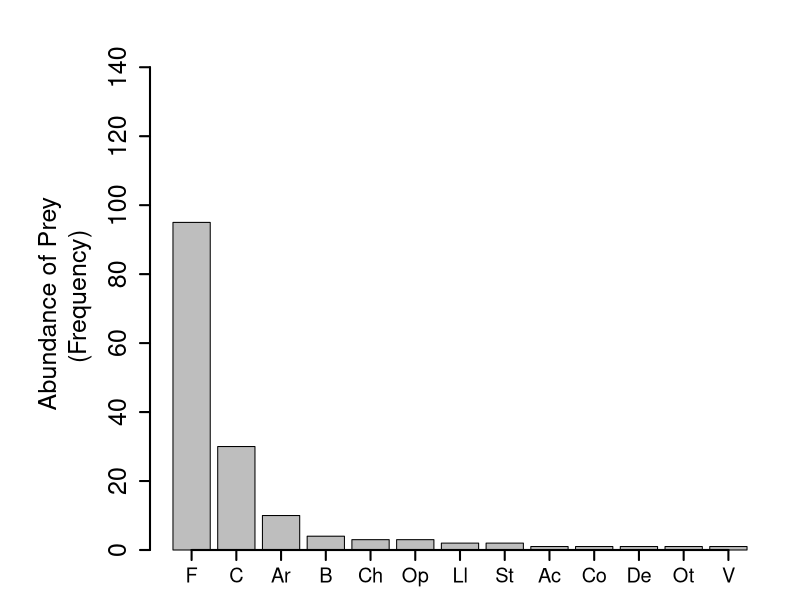
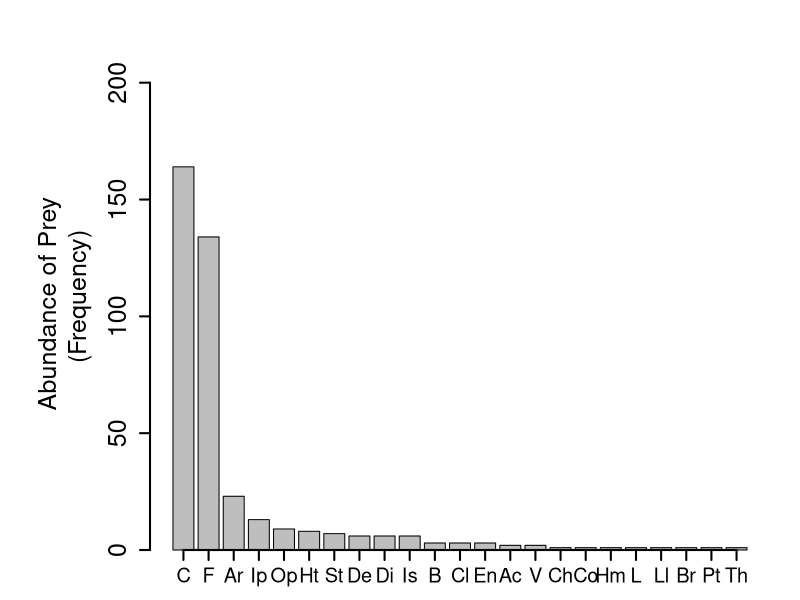
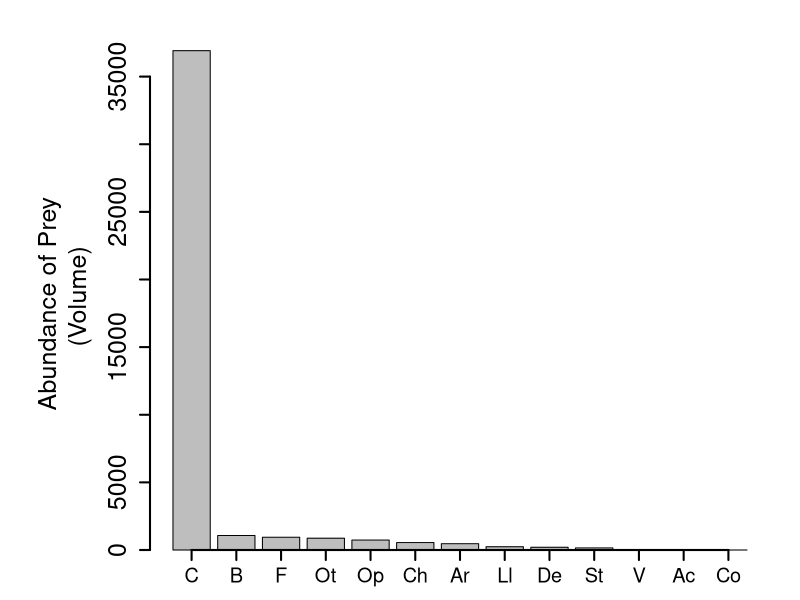
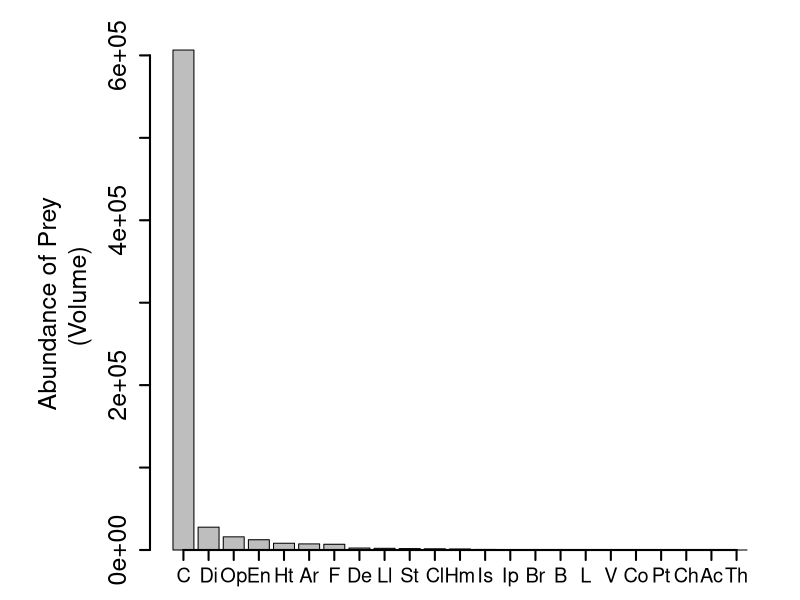

The R script that drew these images, in order: (Note: this script raises an error after producing the figures.)
###
### Calculating and Plotting the eligibility of predators
###-----------------------------------------------------------------------------
setwd("C:/Users/nunes/Documentos/Code/Projeto_IC") # Laptop
setwd("D:/Drive/Other computers/Meu laptop/Code/Projeto_IC") # PC
###-----------------------------------------------------------------------------
# Import the matrices and create a webs object
# A matrix as > higher trophic level species=anurans (columns) 
# and lower trophic level species=prey (rows).

# Read all the interaction network matrices into a list
links_eu_vol = t(as.matrix(read.csv("Diet_E_Vol_Xincomp.csv", header = T, row.names = 1)))
links_mt_vol = t(as.matrix(read.csv("Diet_M_Vol_Xincomp.csv", header = T, row.names = 1)))
links_eu_freq = t(as.matrix(read.csv("Diet_E_Freq_Xincomp.csv", header = T, row.names = 1)))
links_mt_freq = t(as.matrix(read.csv("Diet_M_Freq_Xincomp.csv", header = T, row.names = 1)))

webs = list(links_eu_vol, links_mt_vol, links_eu_freq, links_mt_freq) # create a list w/ the matrices
envs = c("vol_eu", "vol_mt", "freq_eu", "freq_mt") # names of each env and type combination
names(webs) = envs # name the list
freq_envs = c("freq_eu", "freq_mt")
vol_envs = c("vol_eu", "vol_mt")

# Filter 
rows_to_remove_eu = which(rowSums(webs$freq_eu) == 0) # Check if there are items without a predator
if (length(rows_to_remove_eu) > 0) { # Check if is a int(0)
  webs$vol_eu = webs$vol_eu[-rows_to_remove_eu,] # Remove lines
  webs$freq_eu = webs$freq_eu[-rows_to_remove_eu,] # Remove lines
}
rows_to_remove_mt = which(rowSums(webs$freq_mt) == 0) # Check if there are items without a predator
if (length(rows_to_remove_mt) > 0) { # Check if is a int(0)
  webs$vol_mt = webs$vol_mt[-rows_to_remove_mt,] # Remove lines
  webs$freq_mt = webs$freq_mt[-rows_to_remove_mt,] # Remove lines
}

# Re-order the interaction matrices
for (env in envs) {
  row_order = order(rowSums(webs[[env]]), decreasing = TRUE) # Calculate row sums
  webs[[env]] = webs[[env]][row_order, ] # Use the index vector to reorder the rows of the matrix
}

# Prey availability in the environment as the sum for all species
avail = list()
for (env in envs) {
  avail[[env]] = rowSums(webs[[env]])
}

# Prey proportion in the matrix per species
elec_matrix = list()
for (env in envs) { # Convert each matrix into a relative abundance matrix
  relative_web = sweep(webs[[env]], MARGIN = 1, STATS = avail[[env]], FUN = "/")
  col_sum = colSums(relative_web)
  elec_matrix[[env]] = sweep(relative_web, MARGIN = 2, STATS = col_sum, FUN = "/")
}
###-----------------------------------------------------------------------------
### Plot the Barplots in LAPTOP
# Define the names abreviations
abrev = as.matrix(read.csv("Item_abreviations.csv", header = T, row.names = 1))
rownames(abrev) = gsub(" ", ".", rownames(abrev))

for (env in envs) {
  for (i in 1:length(avail[[env]])) {
    names(avail[[env]])[i] = abrev[names(avail[[env]][i]),]
  }
}

# Plot the availability graphs
for (env in freq_envs) {
  png(filename = paste("C:/Users/nunes/Documentos/LAB_VERT/Dieta_MV/Results/raw/eligibility/", 
                       env, "_avail.png", sep = ""), width = 800, height = 300)
  par(mai = c(0.5,1.5,0.5,0.3))
  barplot(avail[[env]], ylab = "Abundance of Prey \n (Frequency)", 
        ylim = c(0, max(avail[[env]])+50), names.arg = "", cex.axis = 1.5, lwd =2, cex.lab=1.5)
  bar_midpoints = barplot(avail[[env]], plot = FALSE)
  axis(side = 1, at = bar_midpoints, labels = FALSE, lwd = 2)
  text(x = bar_midpoints,
       y = par("usr")[3],
       labels = names(avail[[env]]),
       xpd = NA,
       pos = 1,
       offset = 1,
       cex = 1.2)
  dev.off()
}

for (env in vol_envs) {
  png(filename = paste("C:/Users/nunes/Documentos/LAB_VERT/Dieta_MV/Results/raw/eligibility/", 
                       env, "_avail.png", sep = ""), width = 800, height = 300)
  par(mai = c(0.5,1.5,0.5,0.3))
  barplot(avail[[env]], ylab = "Abundance of Prey \n (Volume)", 
          ylim = c(0, max(avail[[env]])+50), names.arg = "", cex.axis = 1.5, lwd =2, cex.lab=1.5)
  bar_midpoints = barplot(avail[[env]], plot = FALSE)
  axis(side = 1, at = bar_midpoints, labels = FALSE, lwd = 2)
  text(x = bar_midpoints,
       y = par("usr")[3],
       labels = names(avail[[env]]),
       xpd = NA,
       pos = 1,
       offset = 1,
       cex = 1.2)
  dev.off()
}

# Plot the respective species graphs
for (env in envs) {
  png(filename = paste("C:/Users/nunes/Documentos/LAB_VERT/Dieta_MV/Results/raw/eligibility/", 
                       env, "_elig.png", sep = ""), width = 800, height = 3000)
  layout(c(1:(dim(webs[[env]])[2])))
  for (j in 1:dim(webs[[env]])[2]) {
    par(mai = c(0.5,1.5,0.5,0.3))
    barplot(elec_matrix[[env]][,j], width = , ylim = c(0, max(elec_matrix[[env]][,j])+0.1), 
            names.arg = "", cex.axis = 1.5, lwd =2, axis.lty= 0)
    mtext(colnames(webs[[env]])[j], side = 3, line = 0, at = max(par("usr")[1], par("usr")[2]), cex = 1.5, font = 3, adj =1)
  
    bar_midpoints = barplot(elec_matrix[[env]][,j], plot = FALSE)
    axis(side = 1, at = bar_midpoints, labels = FALSE, lwd = 2)
    
    }
  mtext("Abundance of Prey \n (Volume)", side = 2, line = 3, cex=1.5)
  dev.off()
}

###-----------------------------------------------------------------------------
### Plot the Barplots in PC ###

# Plot the availability graphs
for (env in envs) {
  png(filename = paste("D:/Drive/Other computers/Meu laptop/LAB_VERT/Dieta_MV/Results/raw/eligibility/", 
                       env, "_avail.png", sep = ""), width = 600, height = 400)
  par(mar = c(4,6,2,2))
  barplot(avail[[env]], ylab = "Abundance of Prey \n (Frequency)", 
          ylim = c(0, max(avail[[env]])+50), names.arg = "", cex.axis = 1.5, lwd =2, cex.lab=1.5)
  bar_midpoints = barplot(avail[[env]], plot = FALSE)
  axis(side = 1, at = bar_midpoints-1.2, labels = FALSE, lwd = 2) # Bold axis
  
  axis(side = 1, at = bar_midpoints+1.2, labels = FALSE, lwd = 2) # Bold axis
  axis(side = 1, at = bar_midpoints, labels = names(avail[[env]]), cex.axis = 1.5, las = 2)
  dev.off()
}

# Plot the respective species graphs
for (env in envs) { # For each environment 
  max_spp = apply(elec_matrix[[env]][,1:dim(webs[[env]])[2]], # Find the maximum proportion for each species
                  MARGIN = 2, FUN = "max", simplify = TRUE)
  n = 0 # Counter object 
  for (sp in max_spp) { # Transform max proportions < 0.4 into 0.4
    n = n+1
    if (sp < 0.4) {
      max_spp[n] = 0.4
      }  
  }
  
  png(filename = paste("D:/Drive/Other computers/Meu laptop/LAB_VERT/Dieta_MV/Results/raw/eligibility/", # Open a png device for plotting
                       env, "_elig.png", sep = ""), width = 600, height = 300*sum(max_spp)) # The total height as a sum of the max_spp proportions
  layout(matrix(c(1:dim(webs[[env]])[2]),ncol=1),heights=max_spp) # Create the layout 
  
  for (j in 1:dim(webs[[env]])[2]) { # create the barplot for each species
    par(mar = c(4,5,0.5,2))
    barplot(elec_matrix[[env]][,j], width = , ylim = c(0, max(elec_matrix[[env]][,j])+0.1), 
            names.arg = "", cex.axis = 1.5, lwd =2, axis.lty= 0)
    mtext(colnames(webs[[env]])[j], side = 3, line = 0, at = max(par("usr")[1], par("usr")[2]), cex = 1.5, font = 3, adj =1)
    
    bar_midpoints = barplot(elec_matrix[[env]][,j], plot = FALSE)
    axis(side = 1, at = bar_midpoints-1.2, labels = FALSE, lwd = 2) # Bold axis
    
    axis(side = 1, at = bar_midpoints+1.2, labels = FALSE, lwd = 2) # Bold axis
  }
  axis(side = 1, at = bar_midpoints, labels = rownames(webs[[env]]), cex.axis = 1.5, las = 2)
  # mtext("Y-Axis Label", side = 2, line = 3, cex = 3)
  dev.off()
}
      